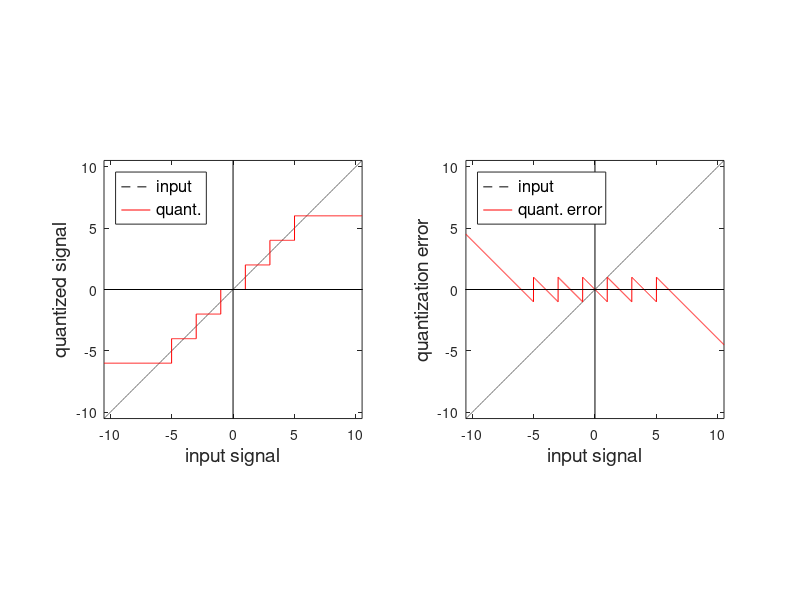

Reproduce this figure in MATLAB.
% =========================================================================
% Uniform quantizer
%   -- inputs (optional):
%       - y: Mx1 matrix of complex-valued quantizer input
%       - lsb: least-significant bit (step size)
%       - L: number of quantization levels
%   -- outputs: 
%       - v: Mx1 matrix of complex-valued quantizer output
%       - e: Mx1 matrix of complex-valued quantization error
%       - vl: vector with L quantization labels
%       - vt: vector with L+1 quantization thresholds
%       - clip: clip level of the quantizer
% -------------------------------------------------------------------------
% (c) 2017 Christoph Studer and Sven Jacobsson
% e-mail: studer@cornell.edu and sven.jacobsson@ericsson.com
% =========================================================================


function [v, e, vl, vt, clip] = uniquantiz(y, lsb, L)

    % default parameters (to illustrate quantizer input-output relation)
    if nargin == 0
        L = 7;
        lsb = 2;
        y = .75*(linspace(-L*lsb, L*lsb, 1e4) + 1i*linspace(-L*lsb, L*lsb, 1e4));
    end
    
    % set clip level
    clip = lsb*L/2;
    
    % clip signal
    if isreal(y)
        yc = max(min(y,clip-lsb/1e5),-(clip-lsb/1e5));
    else
        yc = max(min(real(y),clip-lsb/1e5),-(clip-lsb/1e5)) + 1i*max(min(imag(y),clip-lsb/1e5),-(clip-lsb/1e5));
    end
    
    % quantizer
    if mod(L,2) == 0
        Q = @(x) lsb*floor(x/lsb) + lsb/2; % midrise quantizer (without clipping)
    else
        Q = @(x) lsb*floor(x/lsb + 1/2); % midtread quantizer (without clipping)
    end
    
    % quantize signal
    if isreal(y)
        v = Q(yc);
    else
        v = Q(real(yc)) + 1i*Q(imag(yc));
    end
    
    % quantization error
    e = v - y;
    
    % uniform quantization labels
    vl = lsb *((0:L-1) - (L-1)/2);
    
    % uniform quantization thresholds
    vt = [-10^100, bsxfun(@minus, vl(:,2:end), lsb/2), 10^100];	
    
    if nargin == 0
        
        figure(1); clf; % illustrate quantizer
        
        maxamp = max(max(real(y), real(v)));
        
        % show quantizater-mapping function (real-valued input)
        subplot(1,2,1); hold all;
        plot(real(y), real(y),'k--');
        stairs(real(y), real(v),'r-');
        line([-maxamp,maxamp],[0,0],'color','k');
        line([0,0],[-maxamp,maxamp],'color','k');
        axis equal;box on;
        axis([-maxamp,maxamp,-maxamp,maxamp]);
        xlabel('input signal','fontsize',14);
        ylabel('quantized signal','fontsize',14);
        set(legend('input', 'quant.'), 'location', 'northwest','fontsize',12);
        
        % show quantization error (real part)
        subplot(1,2,2); hold all;
        plot(real(y), real(y),'k--');
        plot(real(y), real(e),'r-');
        line([-maxamp,maxamp],[0,0],'color','k');
        line([0,0],[-maxamp,maxamp],'color','k');
        axis equal;box on;
        axis([-maxamp,maxamp,-maxamp,maxamp]);
        xlabel('input signal','fontsize',14);
        ylabel('quantization error','fontsize',14);
        set(legend('input', 'quant. error'), 'location', 'northwest','fontsize',12);
        
  
    end

end








